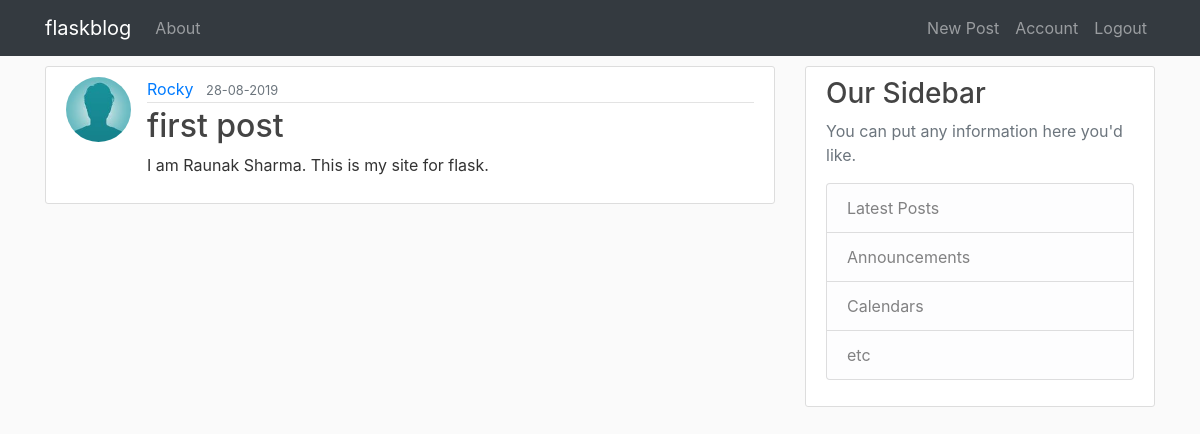
The app's page /post/1 (signed in) with its own data.
### flaskblog/models.py (models this page shows, shortened)
class User(db.Model,UserMixin):
    id = db.Column(db.Integer,primary_key = True)
    username = db.Column(db.String(10),nullable = False,unique = True)
    email = db.Column(db.String(20),nullable = False,unique = True)
    image_file = db.Column(db.String(20),nullable = False,default = 'default.jpg')
    password = db.Column(db.String(60),nullable = False)
    post = db.relationship('Post',backref='author',lazy=True)

class Post(db.Model):
    id = db.Column(db.Integer,primary_key = True)
    title= db.Column(db.String(100),nullable = False)
    date_posted = db.Column(db.DateTime,nullable = False,default =datetime.utcnow)
    content= db.Column(db.Text,nullable = False)
    user_id = db.Column(db.Integer,db.ForeignKey('user.id'),nullable=False)

### flaskblog/routes.py (the view)
@app.route('/post/<int:post_id>')
def post(post_id):
    post = Post.query.get_or_404(post_id)
    return render_template('post.html',title = post.title,post = post)

### flaskblog/models.py (called while the page is built)
@login_manager.user_loader
def load_user(user_id):
    return User.query.get(int(user_id))

### flaskblog/templates/post.html (shortened to what this page needs)
{% extends "layout.html" %}
    {% block content%}
        <article class="media content-section">
          <img src="{{ url_for('static',filename = 'profile_pics/'+post.author.image_file )}}" alt="" class="rounded-circle article-img">
                <div class="media-body">
                  <div class="article-metadata">
                    <a class="mr-2" href="#">{{ post.author.username }}</a>
                    <small class="text-muted">{{ post.date_posted.strftime('%d-%m-%Y') }}</small>
                  </div>
                  <h2 class="article-title">{{ post.title }}</h2>
                  <p class="article-content">{{ post.content }}</p>
                </div>
        </article>
    {% endblock %}

### flaskblog/static/main.css (style rules this page uses)
body { background: #fafafa; color: #333333; }
h1, h2, h3, h4, h5, h6 { color: #444444; }
.content-section { background: #ffffff; padding: 10px 20px; border: 1px solid #dddddd; border-radius: 3px; margin-bottom: 20px; margin-top: 10px; }
.article-title { color: #444444; }
.article-content { white-space: pre-line; }
.article-img { height: 65px; width: 65px; margin-right: 16px; }
.article-metadata { padding-bottom: 1px; margin-bottom: 4px; border-bottom: 1px solid #e3e3e3 }

### records on screen
User: image_file (picture), author.username "Rocky"
Post: date_posted "28-08-2019", title "first post", content "I am Raunak Sharma. This is my site for flask."
